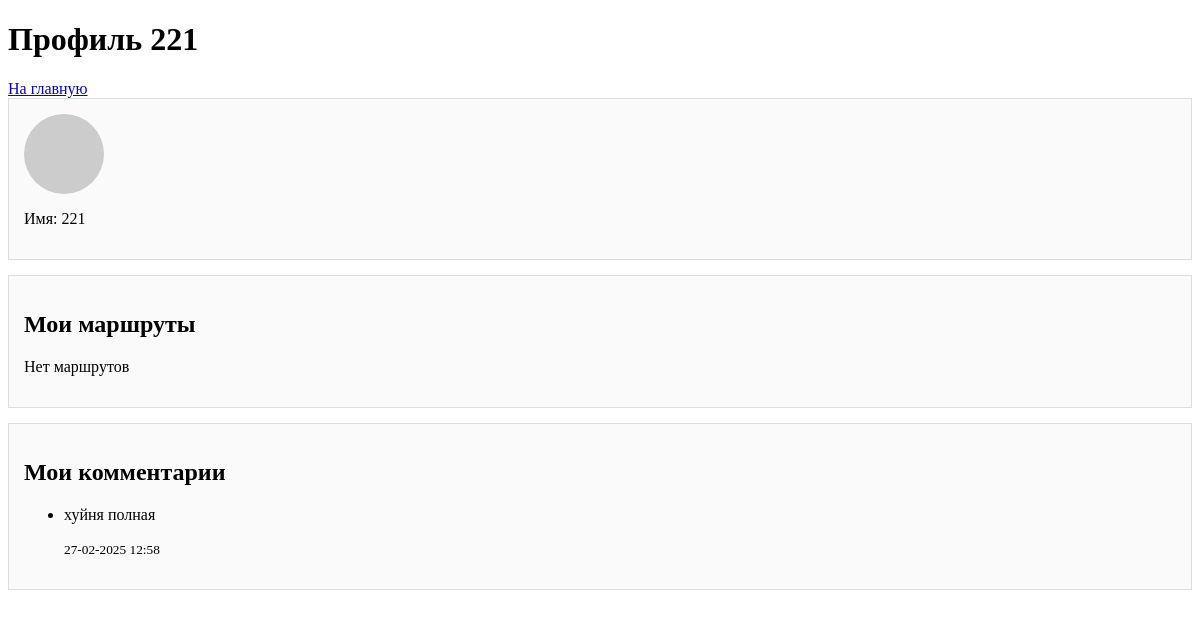
Before: /user/2 (signed in) with the older database file.
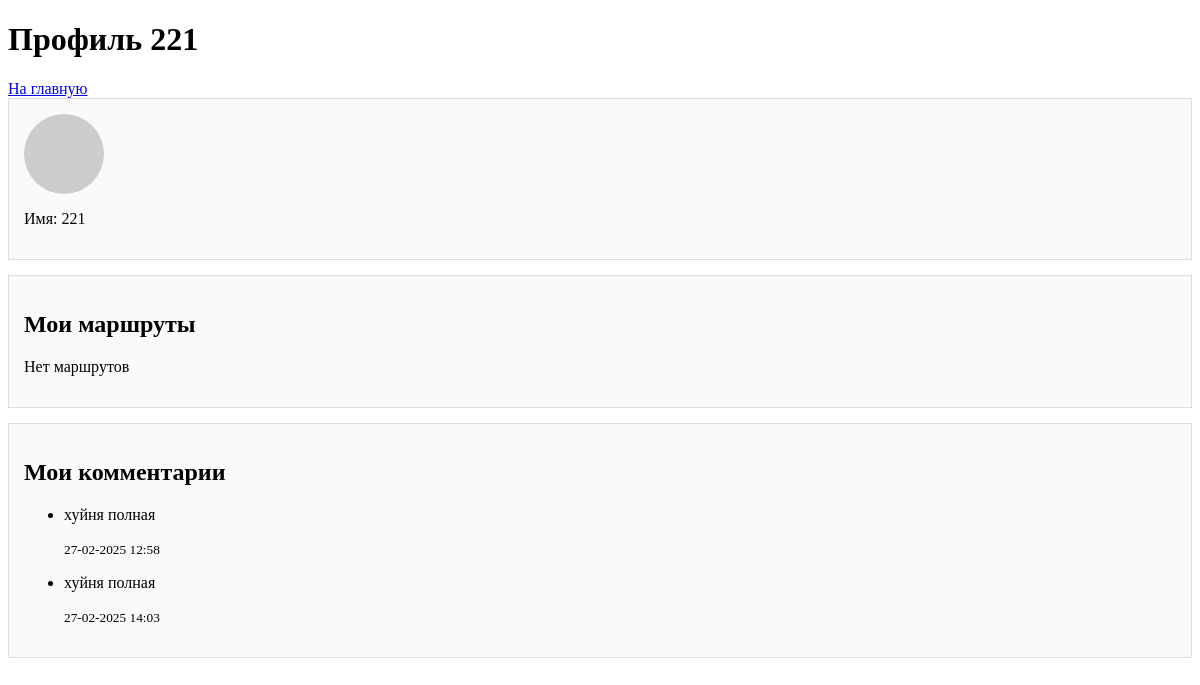
After: the same page with the newer database file.
### app.py (models this page shows)
class User(db.Model, UserMixin):
    id = db.Column(db.Integer, primary_key=True)
    username = db.Column(db.String(50), unique=True, nullable=False)
    password = db.Column(db.String(200), nullable=False)
    avatar_url = db.Column(db.String(300))  # опционально

class Comment(db.Model):
    id = db.Column(db.Integer, primary_key=True)
    text = db.Column(db.Text, nullable=False)
    rating = db.Column(db.Integer)
    created_at = db.Column(db.DateTime, default=datetime.utcnow)
    user_id = db.Column(db.Integer, db.ForeignKey('user.id'))
    route_id = db.Column(db.Integer, db.ForeignKey('route.id'))
    user = db.relationship('User', backref='comments')

### app.py (the view)
@app.route('/user/<int:user_id>')
@login_required
def user_profile(user_id):
    user = User.query.get_or_404(user_id)
    comments = Comment.query.filter_by(user_id=user.id).all()
    routes = Route.query.filter_by(user_id=user.id).all()
    return render_template('user_profile.html', user=user, comments=comments, routes=routes)

### app.py (called while the page is built)
@login_manager.user_loader
def load_user(user_id):
    return User.query.get(int(user_id))

### templates/user_profile.html (shortened to what this page needs)
<!DOCTYPE html>
<html lang="ru">
<head>
  <link rel="stylesheet" href="{{ url_for('static', filename='css/styles.css') }}">
</head>
<body>
  <header>
    <h1>Профиль {{ user.username }}</h1>
    <a href="{{ url_for('index') }}">На главную</a>
  </header>
  <main>
    <div class="profile-section">
      <div class="avatar">
      </div>
      <div>
        <p>Имя: {{ user.username }}</p>
      </div>
    </div>
    <div class="profile-section">
      <h2>Мои маршруты</h2>
      {% if routes %}
        <ul>
          {% for route in routes %}
            <li>
              <a href="{{ url_for('view_route', route_id=route.id) }}">{{ route.title }}</a>
            </li>
          {% endfor %}
        </ul>
      {% else %}
        <p>Нет маршрутов</p>
      {% endif %}
    </div>
    <div class="profile-section">
      <h2>Мои комментарии</h2>
      {% if comments %}
        <ul>
          {% for comment in comments %}
            <li>
              <p>{{ comment.text }}</p>
              <small>{{ comment.created_at.strftime("%d-%m-%Y %H:%M") }}</small>
            </li>
          {% endfor %}
        </ul>
      {% else %}
        <p>Нет комментариев</p>
      {% endif %}
    </div>
  </main>
</body>
</html>

### templates/user_profile.html (style rules this page uses)
.profile-section { border: 1px solid #ddd; padding: 15px; margin-bottom: 15px; background: #fafafa; }
.avatar { width: 80px; height: 80px; border-radius: 50%; background: #ccc; display: inline-block; vertical-align: middle; margin-right: 10px; }

Changed rows visible on the page:
added Comment: text "хуйня полная", created_at "27-02-2025 14:03"
